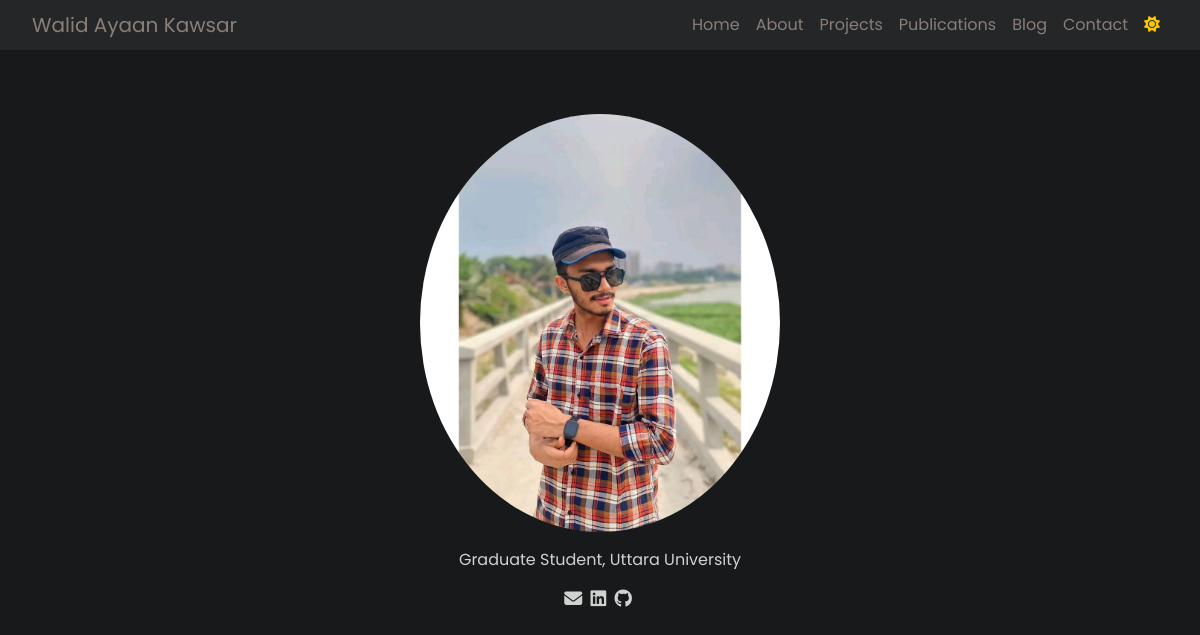
The page / on the database its author committed.
### main/models.py (models this page shows)
class Profile(models.Model):
    picture = models.ImageField(upload_to='profile/', blank=True, null=True)
    graduate = models.CharField(max_length=100, blank=True, null=True)
    cv = models.FileField(upload_to='cv/', blank=True, null=True)
    description = models.TextField(blank=True, null=True)
    work = models.CharField(max_length=100, blank=True, null=True)
    work_experience = models.TextField(blank=True, null=True)
    work_date = models.DateField(blank=True, null=True)
    education = models.CharField(max_length=100, blank=True, null=True)
    education_description = models.TextField(blank=True, null=True)
    education_date = models.DateField(blank=True, null=True)

### main/views.py (the view)
# urls.py: 2. Add a URL to urlpatterns:  path('', views.home, name='home')
def home(request):
    profile = Profile.objects.first()
    link = Contact.objects.first()
    return render(request, 'index.html', {'profile': profile, 'link': link })

### templates/index.html (shortened to what this page needs)
<!doctype html>
<html lang="en">
<head>
    <link href="https://cdn.jsdelivr.net/npm/bootstrap@5.3.2/dist/css/bootstrap.min.css" rel="stylesheet"
>
    <link rel="stylesheet" href="https://cdnjs.cloudflare.com/ajax/libs/font-awesome/6.4.2/css/all.min.css"
 />
    <link rel="stylesheet" href="static/css/all.css">
    <link rel="stylesheet" href="static/css/index.css">
</head>
<body id="body" class="dark-mode">
    <nav class="navbar navbar-expand-lg">
        <div class="">
            <a class="navbar-brand" href="index.html">Walid Ayaan Kawsar</a>
        </div>
        <div class="collapse navbar-collapse" id="navbarNav">
            <ul class="navbar-nav ms-auto">
                <li class="nav-item">
                    <a class="nav-link" href="{% url 'main' %}">Home</a>
                </li>
                <li class="nav-item">
                    <a class="nav-link" href="{% url 'about' %}">About</a>
                </li>
                <li class="nav-item">
                    <a class="nav-link" href="{% url 'project' %}">Projects</a>
                </li>
                <li class="nav-item">
                    <a class="nav-link" href="pages/publications.html">Publications</a>
                </li>
                <li class="nav-item">
                    <a class="nav-link" href="{% url 'blog' %}">Blog</a>
                </li>
                <li class="nav-item">
                    <a class="nav-link" href="pages/contact.html">Contact</a>
                </li>
                    <button class="nav-link" id="toggle-mode"><i class="fa-solid fa-sun"
                            style="color: #ffc800;"></i></button>
            </ul>
        </div>
    </nav>
    <div class="centerParent">
        <img src="{{ profile.picture.url }}" alt="" id="dp-img">
    </div>
    <p id="profession-title">Graduate Student, {{ profile.graduate }}</p>
    <footer>
        <a href="mailto: {{ link.mail }}"><i class="fa-solid fa-envelope"></i></a>
        <a href="{{ link.linkedin }}"><i class="fa-brands fa-linkedin"></i></a>
        <a href="{{ link.github }}"><i class="fa-brands fa-github"></i></a>
    </footer>
</body>
</html>

### static/css/all.css (style rules this page uses)
:root { --fontColor: rgba(255,255,255,0.8); --BGcolor: #17191a; --navBG: #242627; }
body.dark-mode { --fontColor: rgba(255,255,255,0.8); --BGcolor: #17191a; background-color: #17191a !important; color: rgba(255,255,255,0.8) !important; font-family: 'Poppins', sans-serif !important; }
nav { background-color: var(--BGcolor) !important; color: var(--fontColor) !important; padding: 0.3rem 2rem !important; }
.navbar { background-color: var(--navBG) !important; }
.navbar-brand, .nav-link { color: #8a7e79 !important; }
.nav-link { position: relative; text-decoration: none; }
.nav-link::before { content: ''; position: absolute; bottom: 0; left: 0; width: 0; height: 2px; background-color: #0088ff; transition: width 0.3s ease; }
footer { width: 100%; text-align: center; }
footer > a > i { color: var(--fontColor); font-size: large; margin-right: 4px; }

### static/css/index.css (style rules this page uses)
:root { --fontColor: #6c757d; }
body { color: var(--fontColor); font-family: 'Poppins', sans-serif !important; }
.centerParent { margin-top: 4rem; display: flex; justify-content: center; align-items: center; flex-direction: column; height: auto; }
#dp-img { border-radius: 50%; width: 30%; margin-bottom: 1rem; }
#profession-title { text-align: center; margin-top: 0; color: var(--fontColor); }

### rows shown on the page
Profile: picture (picture), graduate "Uttara University"
